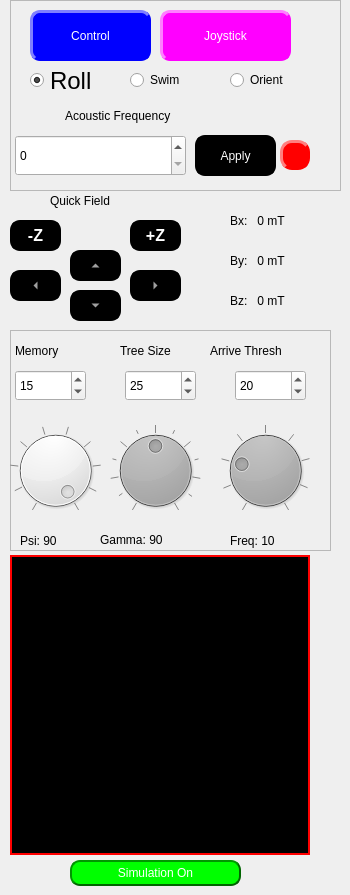
       <widget class="QWidget" name="control_tab">
        <attribute name="title">
         <string>Control</string>
        </attribute>
        <widget class="QLabel" name="magneticfieldsimlabel">
         <property name="geometry">
          <rect>
           <x>10</x>
           <y>555</y>
           <width>300</width>
           <height>300</height>
          </rect>
         </property>
         <property name="styleSheet">
          <string notr="true">background-color: rgb(0,0,0); border:2px solid rgb(255, 0, 0); </string>
         </property>
         <property name="text">
          <string/>
         </property>
        </widget>
        <widget class="QPushButton" name="simulationbutton">
         <property name="geometry">
          <rect>
           <x>70</x>
           <y>860</y>
           <width>171</width>
           <height>26</height>
          </rect>
         </property>
         <property name="styleSheet">
          <string notr="true">QPushButton {
                color: rgb(255, 255, 255);
                background-color: rgb(0, 255, 0);
                border-style: outset;
                border-width: 2px;
                border-radius: 10px;
                border-color: rgb(0, 100, 0);
                min-width: 1em;
                padding: 2px;
            }
      
            QPushButton:checked {
                color: rgb(255, 255, 255);
                background-color: rgb(255, 100, 0);
                border-style: inset;
                border-width: 2px;
                border-radius: 10px;
                border-color: rgb(255, 0, 0);
                font: bold 16px;
                min-width: 1em;

               
            }
            QPushButton:hover {
                background-color: rgb(100, 100, 100);
                color: rgb(255, 255, 255);
                border-color: rgb(100, 100, 100);
                padding-left: 5px;
                padding-top: 5px;
            }</string>
         </property>
         <property name="text">
          <string>Simulation On</string>
         </property>
         <property name="checkable">
          <bool>true</bool>
         </property>
        </widget>
        <widget class="QLabel" name="bxlabel">
         <property name="geometry">
          <rect>
           <x>230</x>
           <y>200</y>
           <width>91</width>
           <height>41</height>
          </rect>
         </property>
         <property name="text">
          <string>Bx:   0 mT</string>
         </property>
        </widget>
        <widget class="QLabel" name="bylabel_2">
         <property name="geometry">
          <rect>
           <x>230</x>
           <y>240</y>
           <width>91</width>
           <height>41</height>
          </rect>
         </property>
         <property name="text">
          <string>By:   0 mT</string>
         </property>
        </widget>
        <widget class="QLabel" name="bxlabel_3">
         <property name="geometry">
          <rect>
           <x>230</x>
           <y>280</y>
           <width>91</width>
           <height>41</height>
          </rect>
         </property>
         <property name="text">
          <string>Bz:   0 mT</string>
         </property>
        </widget>
        <widget class="QToolButton" name="leftfieldbutton">
         <property name="geometry">
          <rect>
           <x>10</x>
           <y>270</y>
           <width>51</width>
           <height>31</height>
          </rect>
         </property>
         <property name="styleSheet">
          <string notr="true">QToolButton {
                color: rgb(255, 255, 255);
                background-color: rgb(0, 0, 0);
                border-style: outset;
                border-width: px;
                border-radius: 10px;
                border: 2px solid rgb(0, 0, 0);
                font: bold 16px;
                min-width: 1em;
                padding: 1px;
            }
            QToolButton:hover {
                background-color: rgb(100, 100, 100);
                color: rgb(255, 255, 255);
                border: 2px solid rgb(0, 255, 0);
            }
            QToolButton:checked {
                background-color: rgb(100, 100, 100);
                border: 2px solid rgb(255, 0, 0);
                border-style: inset;
                padding-left: 5px;
                padding-top: 5px;
            }</string>
         </property>
         <property name="text">
          <string>...</string>
         </property>
         <property name="checkable">
          <bool>true</bool>
         </property>
         <property name="autoRepeat">
          <bool>false</bool>
         </property>
         <property name="autoRepeatInterval">
          <number>1</number>
         </property>
         <property name="arrowType">
          <enum>Qt::LeftArrow</enum>
         </property>
        </widget>
        <widget class="QToolButton" name="rightfieldbutton">
         <property name="geometry">
          <rect>
           <x>130</x>
           <y>270</y>
           <width>51</width>
           <height>31</height>
          </rect>
         </property>
         <property name="styleSheet">
          <string notr="true">QToolButton {
                color: rgb(255, 255, 255);
                background-color: rgb(0, 0, 0);
                border-style: outset;
                border-width: px;
                border-radius: 10px;
                border: 2px solid rgb(0, 0, 0);
                font: bold 16px;
                min-width: 1em;
                padding: 1px;
            }
            QToolButton:hover {
                background-color: rgb(100, 100, 100);
                color: rgb(255, 255, 255);
                border: 2px solid rgb(0, 255, 0);
            }
            QToolButton:checked {
                background-color: rgb(100, 100, 100);
                border: 2px solid rgb(255, 0, 0);
                border-style: inset;
                padding-left: 5px;
                padding-top: 5px;
            }</string>
         </property>
         <property name="text">
          <string>...</string>
         </property>
         <property name="checkable">
          <bool>true</bool>
         </property>
         <property name="autoRepeat">
          <bool>false</bool>
         </property>
         <property name="autoRepeatInterval">
          <number>1</number>
         </property>
         <property name="arrowType">
          <enum>Qt::RightArrow</enum>
         </property>
        </widget>
        <widget class="QToolButton" name="downfieldbutton">
         <property name="geometry">
          <rect>
           <x>70</x>
           <y>290</y>
           <width>51</width>
           <height>31</height>
          </rect>
         </property>
         <property name="styleSheet">
          <string notr="true">QToolButton {
                color: rgb(255, 255, 255);
                background-color: rgb(0, 0, 0);
                border-style: outset;
                border-width: px;
                border-radius: 10px;
                border: 2px solid rgb(0, 0, 0);
                font: bold 16px;
                min-width: 1em;
                padding: 1px;
            }
            QToolButton:hover {
                background-color: rgb(100, 100, 100);
                color: rgb(255, 255, 255);
                border: 2px solid rgb(0, 255, 0);
            }
            QToolButton:checked {
                background-color: rgb(100, 100, 100);
                border: 2px solid rgb(255, 0, 0);
                border-style: inset;
                padding-left: 5px;
                padding-top: 5px;
            }</string>
         </property>
         <property name="text">
          <string>...</string>
         </property>
         <property name="checkable">
          <bool>true</bool>
         </property>
         <property name="autoRepeat">
          <bool>false</bool>
         </property>
         <property name="autoRepeatInterval">
          <number>1</number>
         </property>
         <property name="arrowType">
          <enum>Qt::DownArrow</enum>
         </property>
        </widget>
        <widget class="QToolButton" name="upfieldbutton">
         <property name="geometry">
          <rect>
           <x>70</x>
           <y>250</y>
           <width>51</width>
           <height>31</height>
          </rect>
         </property>
         <property name="styleSheet">
          <string notr="true">QToolButton {
                color: rgb(255, 255, 255);
                background-color: rgb(0, 0, 0);
                border-style: outset;
                border-width: px;
                border-radius: 10px;
                border: 2px solid rgb(0, 0, 0);
                font: bold 16px;
                min-width: 1em;
                padding: 1px;
            }
		   
            QToolButton:hover {
                background-color: rgb(100, 100, 100);
                color: rgb(255, 255, 255);
                border: 2px solid rgb(0, 255, 0);
            }

            QToolButton:checked {
                background-color: rgb(100, 100, 100);
                border: 2px solid rgb(255, 0, 0);
                border-style: inset;
                padding-left: 5px;
                padding-top: 5px;
            }</string>
         </property>
         <property name="text">
          <string>...</string>
         </property>
         <property name="checkable">
          <bool>true</bool>
         </property>
         <property name="checked">
          <bool>false</bool>
         </property>
         <property name="autoRepeat">
          <bool>false</bool>
         </property>
         <property name="autoRepeatInterval">
          <number>1</number>
         </property>
         <property name="arrowType">
          <enum>Qt::UpArrow</enum>
         </property>
        </widget>
        <widget class="QLabel" name="bylabel_3">
         <property name="geometry">
          <rect>
           <x>50</x>
           <y>190</y>
           <width>101</width>
           <height>21</height>
          </rect>
         </property>
         <property name="text">
          <string>Quick Field</string>
         </property>
        </widget>
        <widget class="QFrame" name="controlparamsframe">
         <property name="geometry">
          <rect>
           <x>10</x>
           <y>330</y>
           <width>321</width>
           <height>221</height>
          </rect>
         </property>
         <property name="styleSheet">
          <string notr="true"/>
         </property>
         <property name="frameShape">
          <enum>QFrame::StyledPanel</enum>
         </property>
         <property name="frameShadow">
          <enum>QFrame::Raised</enum>
         </property>
         <widget class="QLabel" name="rollingfrequencylabel">
          <property name="geometry">
           <rect>
            <x>220</x>
            <y>200</y>
            <width>81</width>
            <height>21</height>
           </rect>
          </property>
          <property name="text">
           <string>Freq: 10</string>
          </property>
         </widget>
         <widget class="QSpinBox" name="RRTtreesizebox">
          <property name="geometry">
           <rect>
            <x>115</x>
            <y>40</y>
            <width>71</width>
            <height>31</height>
           </rect>
          </property>
          <property name="minimum">
           <number>1</number>
          </property>
          <property name="maximum">
           <number>100</number>
          </property>
          <property name="value">
           <number>25</number>
          </property>
         </widget>
         <widget class="QDial" name="psidial">
          <property name="geometry">
           <rect>
            <x>0</x>
            <y>90</y>
            <width>91</width>
            <height>101</height>
           </rect>
          </property>
          <property name="styleSheet">
           <string notr="true">QDial
    {
        background-color:QLinearGradient( 
            x1: 0.177, y1: 0.004, x2: 0.831, y2: 0.911, 
            stop: 0 white, 
            stop: 0.061 white, 
            stop: 0.066 lightgray, 
            stop: 0.5 #242424, 
            stop: 0.505 #000000,
            stop: 0.827 #040404,
            stop: 0.966 #292929,
            stop: 0.983 #2e2e2e
        );
    }</string>
          </property>
          <property name="minimum">
           <number>1</number>
          </property>
          <property name="maximum">
           <number>90</number>
          </property>
          <property name="singleStep">
           <number>5</number>
          </property>
          <property name="value">
           <number>90</number>
          </property>
          <property name="notchTarget">
           <double>10.000000000000000</double>
          </property>
          <property name="notchesVisible">
           <bool>true</bool>
          </property>
         </widget>
         <widget class="QLabel" name="memorylabel">
          <property name="geometry">
           <rect>
            <x>5</x>
            <y>10</y>
            <width>71</width>
            <height>21</height>
           </rect>
          </property>
          <property name="text">
           <string>Memory</string>
          </property>
         </widget>
         <widget class="QLabel" name="RRTtreesizelabel">
          <property name="geometry">
           <rect>
            <x>110</x>
            <y>10</y>
            <width>81</width>
            <height>21</height>
           </rect>
          </property>
          <property name="text">
           <string>Tree Size</string>
          </property>
         </widget>
         <widget class="QLabel" name="arrivalthreshlabel">
          <property name="geometry">
           <rect>
            <x>200</x>
            <y>10</y>
            <width>111</width>
            <height>21</height>
           </rect>
          </property>
          <property name="text">
           <string>Arrive Thresh</string>
          </property>
         </widget>
         <widget class="QLabel" name="gammalabel">
          <property name="geometry">
           <rect>
            <x>90</x>
            <y>200</y>
            <width>101</width>
            <height>20</height>
           </rect>
          </property>
          <property name="text">
           <string>Gamma: 90</string>
          </property>
         </widget>
         <widget class="QLabel" name="psilabel">
          <property name="geometry">
           <rect>
            <x>10</x>
            <y>200</y>
            <width>71</width>
            <height>21</height>
           </rect>
          </property>
          <property name="text">
           <string>Psi: 90</string>
          </property>
         </widget>
         <widget class="QDial" name="magneticfrequencydial">
          <property name="geometry">
           <rect>
            <x>210</x>
            <y>90</y>
            <width>91</width>
            <height>101</height>
           </rect>
          </property>
          <property name="font">
           <font>
            <family>Arial</family>
            <pointsize>18</pointsize>
            <italic>false</italic>
            <bold>false</bold>
           </font>
          </property>
          <property name="styleSheet">
           <string notr="true">QDial {
    background-color: qconicalgradient(cx:0.5, cy:0.5, angle:90, stop:0 #1a5276, stop:0.3 #2980b9, stop:0.7 #3498db, stop:1 #1a5276);
    border: 2px solid #1a5276;
    padding: 5px;
}

QDial::handle {
    background-color: qconicalgradient(cx:0.5, cy:0.5, angle:90, stop:0 #f39c12, stop:0.3 #f1c40f, stop:0.7 #f39c12, stop:1 #f1c40f);
    border: 2px solid #e67e22;
    width: 20px;
    height: 20px;
    border-radius: 10px;
    margin: -5px;
}
</string>
          </property>
          <property name="maximum">
           <number>40</number>
          </property>
          <property name="singleStep">
           <number>1</number>
          </property>
          <property name="pageStep">
           <number>1</number>
          </property>
          <property name="value">
           <number>10</number>
          </property>
          <property name="orientation">
           <enum>Qt::Horizontal</enum>
          </property>
          <property name="wrapping">
           <bool>false</bool>
          </property>
          <property name="notchTarget">
           <double>10.000000000000000</double>
          </property>
          <property name="notchesVisible">
           <bool>true</bool>
          </property>
         </widget>
         <widget class="QDial" name="gammadial">
          <property name="geometry">
           <rect>
            <x>100</x>
            <y>90</y>
            <width>91</width>
            <height>101</height>
           </rect>
          </property>
          <property name="font">
           <font>
            <family>Arial</family>
            <pointsize>18</pointsize>
            <italic>false</italic>
            <bold>false</bold>
           </font>
          </property>
          <property name="styleSheet">
           <string notr="true">QDial {
    background-color: qconicalgradient(cx:0.5, cy:0.5, angle:90, stop:0 #1a5276, stop:0.3 #2980b9, stop:0.7 #3498db, stop:1 #1a5276);
    border: 2px solid #1a5276;
    padding: 5px;
}

QDial::handle {
    background-color: qconicalgradient(cx:0.5, cy:0.5, angle:90, stop:0 #f39c12, stop:0.3 #f1c40f, stop:0.7 #f39c12, stop:1 #f1c40f);
    border: 2px solid #e67e22;
    width: 20px;
    height: 20px;
    border-radius: 10px;
    margin: -5px;
}
</string>
          </property>
          <property name="maximum">
           <number>180</number>
          </property>
          <property name="singleStep">
           <number>5</number>
          </property>
          <property name="pageStep">
           <number>10</number>
          </property>
          <property name="value">
           <number>90</number>
          </property>
          <property name="orientation">
           <enum>Qt::Horizontal</enum>
          </property>
          <property name="wrapping">
           <bool>false</bool>
          </property>
          <property name="notchTarget">
           <double>10.000000000000000</double>
          </property>
          <property name="notchesVisible">
           <bool>true</bool>
          </property>
         </widget>
         <widget class="QSpinBox" name="arrivalthreshbox">
          <property name="geometry">
           <rect>
            <x>225</x>
            <y>40</y>
            <width>71</width>
            <height>31</height>
           </rect>
          </property>
          <property name="minimum">
           <number>1</number>
          </property>
          <property name="maximum">
           <number>100</number>
          </property>
          <property name="value">
           <number>20</number>
          </property>
         </widget>
         <widget class="QSpinBox" name="memorybox">
          <property name="geometry">
           <rect>
            <x>5</x>
            <y>40</y>
            <width>71</width>
            <height>31</height>
           </rect>
          </property>
          <property name="minimum">
           <number>1</number>
          </property>
          <property name="maximum">
           <number>100</number>
          </property>
          <property name="value">
           <number>15</number>
          </property>
         </widget>
        </widget>
        <widget class="QFrame" name="frame">
         <property name="geometry">
          <rect>
           <x>10</x>
           <y>0</y>
           <width>331</width>
           <height>191</height>
          </rect>
         </property>
         <property name="frameShape">
          <enum>QFrame::StyledPanel</enum>
         </property>
         <property name="frameShadow">
          <enum>QFrame::Raised</enum>
         </property>
         <widget class="QLabel" name="led">
          <property name="geometry">
           <rect>
            <x>270</x>
            <y>140</y>
            <width>30</width>
            <height>30</height>
           </rect>
          </property>
          <property name="styleSheet">
           <string notr="true">
                background-color: rgb(255, 0, 0);
                border-style: outset;
                border-width: 3px;
                border-radius: 12px;
                border-color: rgb(255, 0, 0);
         
                padding: 6px;</string>
          </property>
          <property name="text">
           <string/>
          </property>
         </widget>
         <widget class="QRadioButton" name="swimradio">
          <property name="geometry">
           <rect>
            <x>120</x>
            <y>70</y>
            <width>71</width>
            <height>20</height>
           </rect>
          </property>
          <property name="text">
           <string>Swim</string>
          </property>
         </widget>
         <widget class="QPushButton" name="applyacousticbutton">
          <property name="geometry">
           <rect>
            <x>185</x>
            <y>135</y>
            <width>81</width>
            <height>41</height>
           </rect>
          </property>
          <property name="styleSheet">
           <string notr="true">QPushButton {
                color: rgb(255, 255, 255);
                background-color: rgb(0, 0, 0);
                border-style: outset;
                border-width: 2px;
                border-radius: 10px;
                border-color: rgb(0, 0, 0);
                min-width: 1em;
                padding: 1px;
            }
            QPushButton:hover {
                background-color: rgb(100, 100, 100);
                color: rgb(0, 0, 0);
                border-style: inset;
            }

 		QPushButton:checked {
                color: rgb(255, 255, 255);
                background-color: rgb(255, 0, 0);
                border-style: outset;
                border-width: 2px;
                border-radius: 10px;
                border-color: rgb(200, 0, 0);
                min-width: 1em;
                padding: 1px;
}</string>
          </property>
          <property name="text">
           <string>Apply</string>
          </property>
          <property name="checkable">
           <bool>true</bool>
          </property>
         </widget>
         <widget class="QRadioButton" name="rollradio">
          <property name="geometry">
           <rect>
            <x>20</x>
            <y>70</y>
            <width>75</width>
            <height>21</height>
           </rect>
          </property>
          <property name="font">
           <font>
            <pointsize>18</pointsize>
            <italic>false</italic>
            <bold>false</bold>
           </font>
          </property>
          <property name="text">
           <string>Roll</string>
          </property>
          <property name="checked">
           <bool>true</bool>
          </property>
         </widget>
         <widget class="QPushButton" name="joystickbutton">
          <property name="geometry">
           <rect>
            <x>150</x>
            <y>10</y>
            <width>131</width>
            <height>51</height>
           </rect>
          </property>
          <property name="styleSheet">
           <string notr="true">QPushButton {
                color: rgb(255, 255, 255);
                background-color: rgb(255, 0, 255);
                border-style: outset;
                border-width: 3px;
                border-radius: 10px;
                border-color: rgb(255, 0, 255);
                min-width: 1em;
                padding: 6px;
            }
      
            QPushButton:checked {
                color: rgb(255, 255, 255);
                background-color: rgb(200, 0, 200);
                border-style: inset;
                border-width: 3px;
                border-radius: 10px;
                border-color: rgb(200, 0, 200);
                font: bold 16px;
                min-width: 1em;
			  padding-left: 5px;
                padding-top: 5px;
               
            }
            QPushButton:hover {
                background-color: rgb(100, 100, 100);
                color: rgb(255, 255, 255);
                border-color: rgb(100, 100, 100);
                padding-left: 5px;
                padding-top: 5px;
            }</string>
          </property>
          <property name="text">
           <string>Joystick</string>
          </property>
          <property name="checkable">
           <bool>true</bool>
          </property>
         </widget>
         <widget class="QPushButton" name="controlbutton">
          <property name="geometry">
           <rect>
            <x>20</x>
            <y>10</y>
            <width>121</width>
            <height>51</height>
           </rect>
          </property>
          <property name="styleSheet">
           <string notr="true">QPushButton {
                color: rgb(255, 255, 255);
                background-color: rgb(0, 0, 255);
                border-style: outset;
                border-width: 3px;
                border-radius: 10px;
                border-color: rgb(0, 0, 255);
                min-width: 1em;
                padding: 6px;
            }
      
            QPushButton:checked {
                color: rgb(255, 255, 255);
                background-color: rgb(255, 0, 0);
                border-style: inset;
                border-width: 3px;
                border-radius: 10px;
                border-color: rgb(255, 0, 0);
                font: bold 16px;
                min-width: 1em;
               
            }
            QPushButton:hover {
                background-color: rgb(100, 100, 100);
                color: rgb(255, 255, 255);
                border-color: rgb(0, 255, 0);
                padding-left: 5px;
                padding-top: 5px;
            }</string>
          </property>
          <property name="text">
           <string>Control</string>
          </property>
          <property name="checkable">
           <bool>true</bool>
          </property>
         </widget>
         <widget class="QRadioButton" name="orientradio">
          <property name="geometry">
           <rect>
            <x>220</x>
            <y>70</y>
            <width>71</width>
            <height>20</height>
           </rect>
          </property>
          <property name="text">
           <string>Orient</string>
          </property>
         </widget>
         <widget class="QSpinBox" name="acousticfreq_spinBox">
          <property name="geometry">
           <rect>
            <x>5</x>
            <y>135</y>
            <width>171</width>
            <height>41</height>
           </rect>
          </property>
          <property name="maximum">
           <number>3000000</number>
          </property>
         </widget>
         <widget class="QLabel" name="acousticfreqlabel">
          <property name="geometry">
           <rect>
            <x>55</x>
            <y>105</y>
            <width>181</width>
            <height>21</height>
           </rect>
          </property>
          <property name="text">
           <string>Acoustic Frequency</string>
          </property>
         </widget>
        </widget>
        <widget class="QToolButton" name="plusZbutton">
         <property name="geometry">
          <rect>
           <x>130</x>
           <y>220</y>
           <width>51</width>
           <height>31</height>
          </rect>
         </property>
         <property name="styleSheet">
          <string notr="true">QToolButton {
                color: rgb(255, 255, 255);
                background-color: rgb(0, 0, 0);
                border-style: outset;
                border-width: px;
                border-radius: 10px;
                border: 2px solid rgb(0, 0, 0);
                font: bold 16px;
                min-width: 1em;
                padding: 1px;
            }
            QToolButton:hover {
                background-color: rgb(100, 100, 100);
                color: rgb(255, 255, 255);
                border: 2px solid rgb(0, 255, 0);
            }
            QToolButton:checked {
                background-color: rgb(100, 100, 100);
                border: 2px solid rgb(255, 0, 0);
                border-style: inset;
                padding-left: 5px;
                padding-top: 5px;
            }</string>
         </property>
         <property name="text">
          <string>+Z</string>
         </property>
         <property name="checkable">
          <bool>true</bool>
         </property>
         <property name="autoRepeat">
          <bool>false</bool>
         </property>
         <property name="autoRepeatInterval">
          <number>1</number>
         </property>
         <property name="arrowType">
          <enum>Qt::NoArrow</enum>
         </property>
        </widget>
        <widget class="QToolButton" name="minusZbutton">
         <property name="geometry">
          <rect>
           <x>10</x>
           <y>220</y>
           <width>51</width>
           <height>31</height>
          </rect>
         </property>
         <property name="styleSheet">
          <string notr="true">QToolButton {
                color: rgb(255, 255, 255);
                background-color: rgb(0, 0, 0);
                border-style: outset;
                border-width: px;
                border-radius: 10px;
                border: 2px solid rgb(0, 0, 0);
                font: bold 16px;
                min-width: 1em;
                padding: 1px;
            }
            QToolButton:hover {
                background-color: rgb(100, 100, 100);
                color: rgb(255, 255, 255);
                border: 2px solid rgb(0, 255, 0);
            }
            QToolButton:checked {
                background-color: rgb(100, 100, 100);
                border: 2px solid rgb(255, 0, 0);
                border-style: inset;
                padding-left: 5px;
                padding-top: 5px;
            }</string>
         </property>
         <property name="text">
          <string>-Z</string>
         </property>
         <property name="checkable">
          <bool>true</bool>
         </property>
         <property name="autoRepeat">
          <bool>false</bool>
         </property>
         <property name="autoRepeatInterval">
          <number>1</number>
         </property>
         <property name="arrowType">
          <enum>Qt::NoArrow</enum>
         </property>
        </widget>
       </widget>
